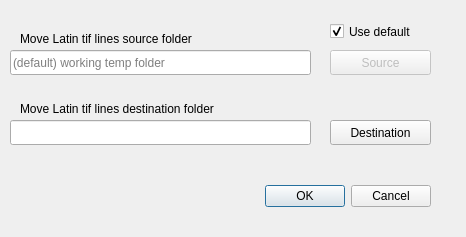
<?xml version="1.0" encoding="UTF-8"?>
<ui version="4.0">
 <class>tiflatinmovelinesDialog</class>
 <widget class="QDialog" name="tiflatinmovelinesDialog">
  <property name="windowModality">
   <enum>Qt::ApplicationModal</enum>
  </property>
  <property name="geometry">
   <rect>
    <x>0</x>
    <y>0</y>
    <width>466</width>
    <height>237</height>
   </rect>
  </property>
  <property name="windowTitle">
   <string>Move Latin tif lines</string>
  </property>
  <property name="windowOpacity">
   <double>5.000000000000000</double>
  </property>
  <widget class="QDialogButtonBox" name="buttonBox">
   <property name="geometry">
    <rect>
     <x>260</x>
     <y>180</y>
     <width>171</width>
     <height>32</height>
    </rect>
   </property>
   <property name="orientation">
    <enum>Qt::Horizontal</enum>
   </property>
   <property name="standardButtons">
    <set>QDialogButtonBox::Cancel|QDialogButtonBox::Ok</set>
   </property>
  </widget>
  <widget class="QLineEdit" name="SourceLineEdit">
   <property name="geometry">
    <rect>
     <x>10</x>
     <y>50</y>
     <width>301</width>
     <height>25</height>
    </rect>
   </property>
   <property name="placeholderText">
    <string>(default) working temp folder</string>
   </property>
  </widget>
  <widget class="QPushButton" name="SourceButton">
   <property name="enabled">
    <bool>false</bool>
   </property>
   <property name="geometry">
    <rect>
     <x>330</x>
     <y>50</y>
     <width>101</width>
     <height>25</height>
    </rect>
   </property>
   <property name="text">
    <string>Source</string>
   </property>
   <property name="icon">
    <iconset resource="../UI_Icons.qrc">
     <normaloff>:/Icons/Icons/tiff-file.png</normaloff>:/Icons/Icons/tiff-file.png</iconset>
   </property>
  </widget>
  <widget class="QPushButton" name="DestinationButton">
   <property name="geometry">
    <rect>
     <x>330</x>
     <y>120</y>
     <width>101</width>
     <height>25</height>
    </rect>
   </property>
   <property name="text">
    <string>Destination</string>
   </property>
   <property name="icon">
    <iconset resource="../UI_Icons.qrc">
     <normaloff>:/Icons/Icons/tiff-file.png</normaloff>:/Icons/Icons/tiff-file.png</iconset>
   </property>
  </widget>
  <widget class="QLineEdit" name="DestinationLineEdit">
   <property name="geometry">
    <rect>
     <x>10</x>
     <y>120</y>
     <width>301</width>
     <height>25</height>
    </rect>
   </property>
  </widget>
  <widget class="QLabel" name="SourceLabel">
   <property name="geometry">
    <rect>
     <x>20</x>
     <y>30</y>
     <width>261</width>
     <height>17</height>
    </rect>
   </property>
   <property name="text">
    <string>Move Latin tif lines source folder</string>
   </property>
  </widget>
  <widget class="QLabel" name="DestinationLabel">
   <property name="geometry">
    <rect>
     <x>20</x>
     <y>100</y>
     <width>291</width>
     <height>17</height>
    </rect>
   </property>
   <property name="text">
    <string>Move Latin tif lines destination folder</string>
   </property>
  </widget>
  <widget class="QCheckBox" name="defaultsrcBox">
   <property name="geometry">
    <rect>
     <x>330</x>
     <y>20</y>
     <width>101</width>
     <height>23</height>
    </rect>
   </property>
   <property name="text">
    <string>Use default</string>
   </property>
   <property name="checked">
    <bool>true</bool>
   </property>
  </widget>
 </widget>
 <resources>
  <include location="../UI_Icons.qrc"/>
 </resources>
 <connections>
  <connection>
   <sender>buttonBox</sender>
   <signal>accepted()</signal>
   <receiver>tiflatinmovelinesDialog</receiver>
   <slot>accept()</slot>
   <hints>
    <hint type="sourcelabel">
     <x>248</x>
     <y>254</y>
    </hint>
    <hint type="destinationlabel">
     <x>157</x>
     <y>274</y>
    </hint>
   </hints>
  </connection>
  <connection>
   <sender>buttonBox</sender>
   <signal>rejected()</signal>
   <receiver>tiflatinmovelinesDialog</receiver>
   <slot>reject()</slot>
   <hints>
    <hint type="sourcelabel">
     <x>316</x>
     <y>260</y>
    </hint>
    <hint type="destinationlabel">
     <x>286</x>
     <y>274</y>
    </hint>
   </hints>
  </connection>
 </connections>
</ui>
